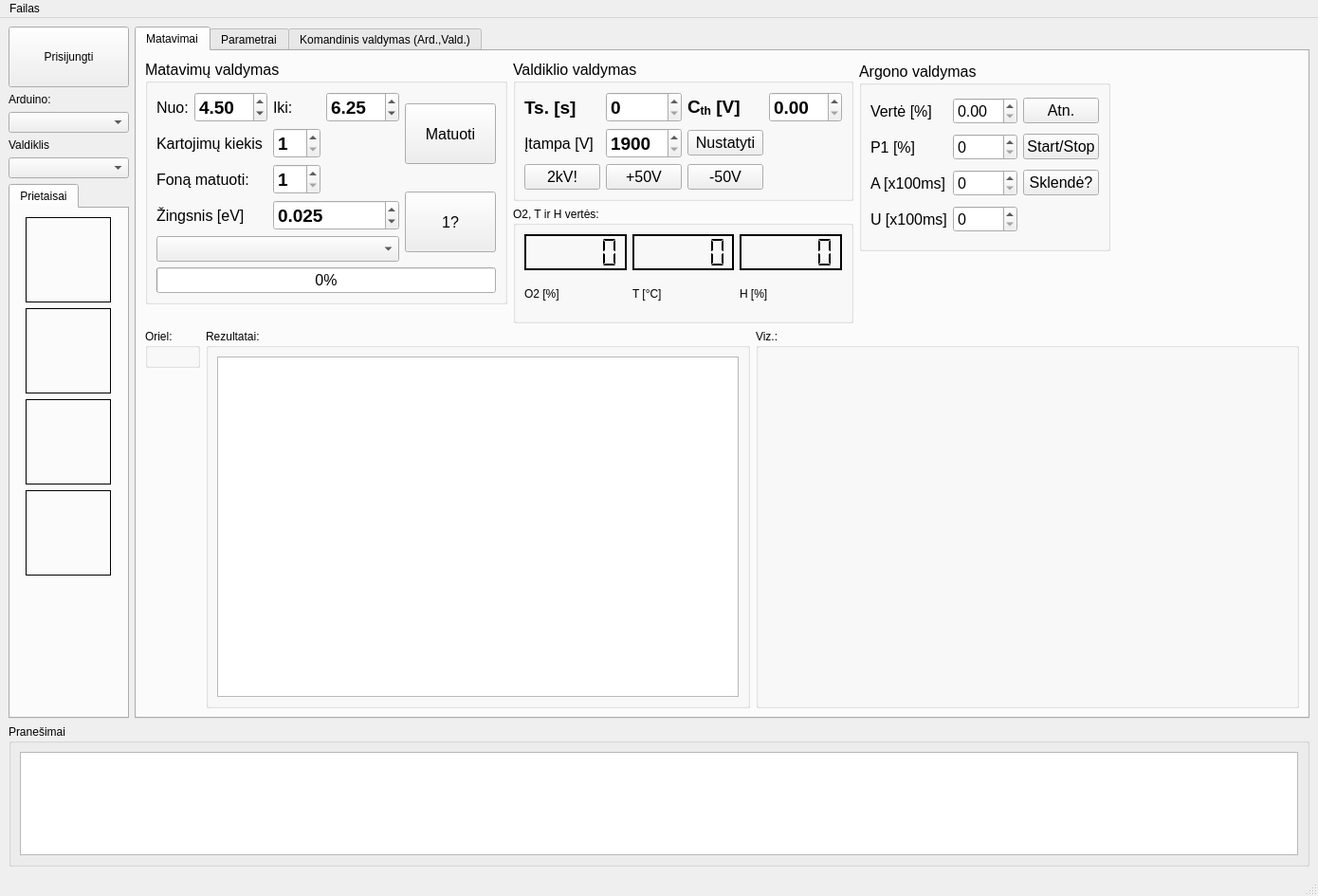
<?xml version="1.0" encoding="UTF-8"?>
<ui version="4.0">
 <class>IpMain</class>
 <widget class="QMainWindow" name="IpMain">
  <property name="geometry">
   <rect>
    <x>0</x>
    <y>0</y>
    <width>1390</width>
    <height>945</height>
   </rect>
  </property>
  <property name="windowTitle">
   <string>pyIP</string>
  </property>
  <property name="locale">
   <locale language="C" country="AnyCountry"/>
  </property>
  <widget class="QWidget" name="centralwidget">
   <layout class="QGridLayout" name="gridLayout_11">
    <item row="0" column="0">
     <layout class="QVBoxLayout" name="verticalLayout">
      <item>
       <widget class="QPushButton" name="connectBtn">
        <property name="minimumSize">
         <size>
          <width>100</width>
          <height>64</height>
         </size>
        </property>
        <property name="maximumSize">
         <size>
          <width>150</width>
          <height>64</height>
         </size>
        </property>
        <property name="text">
         <string>Prisijungti</string>
        </property>
       </widget>
      </item>
      <item>
       <widget class="QLabel" name="label">
        <property name="text">
         <string>Arduino:</string>
        </property>
       </widget>
      </item>
      <item>
       <widget class="QComboBox" name="arduinoSerialBox">
        <property name="maximumSize">
         <size>
          <width>150</width>
          <height>16777215</height>
         </size>
        </property>
       </widget>
      </item>
      <item>
       <widget class="QLabel" name="label_2">
        <property name="text">
         <string>Valdiklis</string>
        </property>
       </widget>
      </item>
      <item>
       <widget class="QComboBox" name="ucSerialBox">
        <property name="maximumSize">
         <size>
          <width>150</width>
          <height>16777215</height>
         </size>
        </property>
       </widget>
      </item>
      <item>
       <widget class="QTabWidget" name="statusTab">
        <property name="sizePolicy">
         <sizepolicy hsizetype="Fixed" vsizetype="Expanding">
          <horstretch>0</horstretch>
          <verstretch>0</verstretch>
         </sizepolicy>
        </property>
        <property name="maximumSize">
         <size>
          <width>150</width>
          <height>16777215</height>
         </size>
        </property>
        <property name="currentIndex">
         <number>0</number>
        </property>
        <widget class="QWidget" name="tab_2">
         <attribute name="title">
          <string>Prietaisai</string>
         </attribute>
         <layout class="QGridLayout" name="gridLayout">
          <item row="0" column="0">
           <widget class="QLabel" name="arduinoStatus">
            <property name="minimumSize">
             <size>
              <width>90</width>
              <height>90</height>
             </size>
            </property>
            <property name="maximumSize">
             <size>
              <width>90</width>
              <height>90</height>
             </size>
            </property>
            <property name="frameShape">
             <enum>QFrame::Box</enum>
            </property>
            <property name="text">
             <string/>
            </property>
           </widget>
          </item>
          <item row="1" column="0">
           <widget class="QLabel" name="orielStatus">
            <property name="minimumSize">
             <size>
              <width>90</width>
              <height>90</height>
             </size>
            </property>
            <property name="maximumSize">
             <size>
              <width>90</width>
              <height>90</height>
             </size>
            </property>
            <property name="frameShape">
             <enum>QFrame::Box</enum>
            </property>
            <property name="text">
             <string/>
            </property>
           </widget>
          </item>
          <item row="2" column="0">
           <widget class="QLabel" name="ucStatus">
            <property name="minimumSize">
             <size>
              <width>90</width>
              <height>90</height>
             </size>
            </property>
            <property name="maximumSize">
             <size>
              <width>90</width>
              <height>90</height>
             </size>
            </property>
            <property name="frameShape">
             <enum>QFrame::Box</enum>
            </property>
            <property name="text">
             <string/>
            </property>
           </widget>
          </item>
          <item row="3" column="0">
           <widget class="QLabel" name="mainStatus">
            <property name="minimumSize">
             <size>
              <width>90</width>
              <height>90</height>
             </size>
            </property>
            <property name="maximumSize">
             <size>
              <width>90</width>
              <height>90</height>
             </size>
            </property>
            <property name="frameShape">
             <enum>QFrame::Box</enum>
            </property>
            <property name="text">
             <string/>
            </property>
           </widget>
          </item>
          <item row="4" column="0">
           <spacer name="verticalSpacer">
            <property name="orientation">
             <enum>Qt::Vertical</enum>
            </property>
            <property name="sizeHint" stdset="0">
             <size>
              <width>20</width>
              <height>42</height>
             </size>
            </property>
           </spacer>
          </item>
         </layout>
        </widget>
       </widget>
      </item>
     </layout>
    </item>
    <item row="1" column="0" colspan="2">
     <widget class="QGroupBox" name="groupBox_5">
      <property name="sizePolicy">
       <sizepolicy hsizetype="Preferred" vsizetype="Fixed">
        <horstretch>0</horstretch>
        <verstretch>0</verstretch>
       </sizepolicy>
      </property>
      <property name="maximumSize">
       <size>
        <width>16777215</width>
        <height>150</height>
       </size>
      </property>
      <property name="title">
       <string>Pranešimai</string>
      </property>
      <layout class="QGridLayout" name="gridLayout_6">
       <item row="0" column="0">
        <widget class="QTextBrowser" name="responsesField"/>
       </item>
      </layout>
     </widget>
    </item>
    <item row="0" column="1">
     <widget class="QTabWidget" name="tabWidget">
      <property name="currentIndex">
       <number>0</number>
      </property>
      <widget class="QWidget" name="expTab">
       <attribute name="title">
        <string>Matavimai</string>
       </attribute>
       <layout class="QVBoxLayout" name="verticalLayout_2">
        <item>
         <layout class="QGridLayout" name="gridLayout_5">
          <property name="sizeConstraint">
           <enum>QLayout::SetMinimumSize</enum>
          </property>
          <item row="0" column="3" rowspan="2">
           <widget class="QWidget" name="saveWidget" native="true"/>
          </item>
          <item row="0" column="1">
           <widget class="QGroupBox" name="groupBox_2">
            <property name="sizePolicy">
             <sizepolicy hsizetype="Fixed" vsizetype="Fixed">
              <horstretch>0</horstretch>
              <verstretch>0</verstretch>
             </sizepolicy>
            </property>
            <property name="minimumSize">
             <size>
              <width>0</width>
              <height>165</height>
             </size>
            </property>
            <property name="font">
             <font>
              <pointsize>12</pointsize>
             </font>
            </property>
            <property name="title">
             <string>Valdiklio valdymas</string>
            </property>
            <layout class="QGridLayout" name="gridLayout_3">
             <property name="sizeConstraint">
              <enum>QLayout::SetMinimumSize</enum>
             </property>
             <item row="2" column="2">
              <widget class="QPushButton" name="minus50VBtn">
               <property name="text">
                <string>-50V</string>
               </property>
              </widget>
             </item>
             <item row="1" column="0">
              <widget class="QLabel" name="label_10">
               <property name="text">
                <string>Įtampa [V]</string>
               </property>
              </widget>
             </item>
             <item row="0" column="1">
              <widget class="QSpinBox" name="TsBox">
               <property name="font">
                <font>
                 <pointsize>14</pointsize>
                 <weight>75</weight>
                 <bold>true</bold>
                </font>
               </property>
              </widget>
             </item>
             <item row="1" column="1">
              <widget class="QSpinBox" name="uBox">
               <property name="font">
                <font>
                 <pointsize>14</pointsize>
                 <weight>75</weight>
                 <bold>true</bold>
                </font>
               </property>
               <property name="minimum">
                <number>1900</number>
               </property>
               <property name="maximum">
                <number>3500</number>
               </property>
               <property name="singleStep">
                <number>5</number>
               </property>
              </widget>
             </item>
             <item row="1" column="2">
              <widget class="QPushButton" name="setVoltageBtn">
               <property name="text">
                <string>Nustatyti</string>
               </property>
              </widget>
             </item>
             <item row="2" column="0">
              <widget class="QPushButton" name="set2kVBtn">
               <property name="text">
                <string>2kV!</string>
               </property>
              </widget>
             </item>
             <item row="0" column="3">
              <widget class="QDoubleSpinBox" name="cthBox">
               <property name="font">
                <font>
                 <pointsize>14</pointsize>
                 <weight>75</weight>
                 <bold>true</bold>
                </font>
               </property>
              </widget>
             </item>
             <item row="0" column="0">
              <widget class="QLabel" name="label_8">
               <property name="font">
                <font>
                 <pointsize>14</pointsize>
                 <weight>75</weight>
                 <bold>true</bold>
                </font>
               </property>
               <property name="text">
                <string>Ts. [s]</string>
               </property>
              </widget>
             </item>
             <item row="2" column="1">
              <widget class="QPushButton" name="plus50VBtn">
               <property name="text">
                <string>+50V</string>
               </property>
              </widget>
             </item>
             <item row="0" column="2">
              <widget class="QLabel" name="label_9">
               <property name="font">
                <font>
                 <pointsize>14</pointsize>
                 <weight>75</weight>
                 <bold>true</bold>
                </font>
               </property>
               <property name="text">
                <string>&lt;html&gt;&lt;head/&gt;&lt;body&gt;&lt;p&gt;C&lt;span style=&quot; vertical-align:sub;&quot;&gt;th&lt;/span&gt; [V]&lt;/p&gt;&lt;/body&gt;&lt;/html&gt;</string>
               </property>
               <property name="textFormat">
                <enum>Qt::MarkdownText</enum>
               </property>
              </widget>
             </item>
             <item row="1" column="3" rowspan="2">
              <spacer name="verticalSpacer_2">
               <property name="orientation">
                <enum>Qt::Vertical</enum>
               </property>
               <property name="sizeHint" stdset="0">
                <size>
                 <width>20</width>
                 <height>40</height>
                </size>
               </property>
              </spacer>
             </item>
            </layout>
           </widget>
          </item>
          <item row="0" column="2" rowspan="2">
           <widget class="QGroupBox" name="groupBox_3">
            <property name="sizePolicy">
             <sizepolicy hsizetype="Preferred" vsizetype="Fixed">
              <horstretch>0</horstretch>
              <verstretch>0</verstretch>
             </sizepolicy>
            </property>
            <property name="minimumSize">
             <size>
              <width>0</width>
              <height>200</height>
             </size>
            </property>
            <property name="font">
             <font>
              <pointsize>12</pointsize>
             </font>
            </property>
            <property name="title">
             <string>Argono valdymas</string>
            </property>
            <layout class="QGridLayout" name="gridLayout_4">
             <item row="1" column="0">
              <widget class="QLabel" name="label_12">
               <property name="text">
                <string>P1 [%]</string>
               </property>
              </widget>
             </item>
             <item row="0" column="1">
              <widget class="QDoubleSpinBox" name="gasValueBox">
               <property name="sizePolicy">
                <sizepolicy hsizetype="Fixed" vsizetype="Fixed">
                 <horstretch>0</horstretch>
                 <verstretch>0</verstretch>
                </sizepolicy>
               </property>
              </widget>
             </item>
             <item row="3" column="1">
              <widget class="QSpinBox" name="s1Box"/>
             </item>
             <item row="1" column="1">
              <widget class="QSpinBox" name="gasP1Box"/>
             </item>
             <item row="4" column="1">
              <widget class="QSpinBox" name="delayS1Box"/>
             </item>
             <item row="4" column="0">
              <widget class="QLabel" name="label_14">
               <property name="text">
                <string>U [x100ms]</string>
               </property>
              </widget>
             </item>
             <item row="0" column="0">
              <widget class="QLabel" name="label_11">
               <property name="sizePolicy">
                <sizepolicy hsizetype="Fixed" vsizetype="Preferred">
                 <horstretch>0</horstretch>
                 <verstretch>0</verstretch>
                </sizepolicy>
               </property>
               <property name="text">
                <string>Vertė [%]</string>
               </property>
              </widget>
             </item>
             <item row="0" column="2">
              <widget class="QPushButton" name="renewArduinoBtn">
               <property name="sizePolicy">
                <sizepolicy hsizetype="Fixed" vsizetype="Fixed">
                 <horstretch>0</horstretch>
                 <verstretch>0</verstretch>
                </sizepolicy>
               </property>
               <property name="text">
                <string>Atn.</string>
               </property>
              </widget>
             </item>
             <item row="3" column="2">
              <widget class="QPushButton" name="shutterGassBtn">
               <property name="text">
                <string>Sklendė?</string>
               </property>
              </widget>
             </item>
             <item row="3" column="0">
              <widget class="QLabel" name="label_13">
               <property name="text">
                <string>A [x100ms]</string>
               </property>
              </widget>
             </item>
             <item row="1" column="2">
              <widget class="QPushButton" name="startStopArduino">
               <property name="text">
                <string>Start/Stop</string>
               </property>
              </widget>
             </item>
            </layout>
           </widget>
          </item>
          <item row="0" column="0" rowspan="3">
           <widget class="QGroupBox" name="groupBox">
            <property name="sizePolicy">
             <sizepolicy hsizetype="Fixed" vsizetype="Fixed">
              <horstretch>0</horstretch>
              <verstretch>0</verstretch>
             </sizepolicy>
            </property>
            <property name="font">
             <font>
              <pointsize>12</pointsize>
             </font>
            </property>
            <property name="title">
             <string>Matavimų valdymas</string>
            </property>
            <layout class="QGridLayout" name="gridLayout_2">
             <item row="1" column="0" colspan="2">
              <widget class="QLabel" name="label_6">
               <property name="text">
                <string>Kartojimų kiekis</string>
               </property>
              </widget>
             </item>
             <item row="4" column="2" colspan="2">
              <widget class="QDoubleSpinBox" name="stepEVBox">
               <property name="font">
                <font>
                 <pointsize>14</pointsize>
                 <weight>75</weight>
                 <bold>true</bold>
                </font>
               </property>
               <property name="decimals">
                <number>3</number>
               </property>
               <property name="singleStep">
                <double>0.005000000000000</double>
               </property>
               <property name="value">
                <double>0.025000000000000</double>
               </property>
              </widget>
             </item>
             <item row="2" column="0" rowspan="2" colspan="2">
              <widget class="QLabel" name="label_5">
               <property name="text">
                <string>Foną matuoti:</string>
               </property>
              </widget>
             </item>
             <item row="0" column="1">
              <widget class="QDoubleSpinBox" name="startEVBox">
               <property name="font">
                <font>
                 <pointsize>14</pointsize>
                 <weight>75</weight>
                 <bold>true</bold>
                </font>
               </property>
               <property name="singleStep">
                <double>0.050000000000000</double>
               </property>
               <property name="value">
                <double>4.500000000000000</double>
               </property>
              </widget>
             </item>
             <item row="3" column="4" rowspan="3">
              <widget class="QPushButton" name="oneBtn">
               <property name="minimumSize">
                <size>
                 <width>64</width>
                 <height>64</height>
                </size>
               </property>
               <property name="text">
                <string>1?</string>
               </property>
              </widget>
             </item>
             <item row="0" column="4" rowspan="3">
              <widget class="QPushButton" name="doBtn">
               <property name="minimumSize">
                <size>
                 <width>96</width>
                 <height>64</height>
                </size>
               </property>
               <property name="text">
                <string>Matuoti</string>
               </property>
              </widget>
             </item>
             <item row="0" column="0">
              <widget class="QLabel" name="label_3">
               <property name="text">
                <string>Nuo:</string>
               </property>
              </widget>
             </item>
             <item row="0" column="2">
              <widget class="QLabel" name="label_4">
               <property name="text">
                <string>Iki:</string>
               </property>
              </widget>
             </item>
             <item row="5" column="0" colspan="4">
              <widget class="QComboBox" name="expStyleComboBox"/>
             </item>
             <item row="0" column="3">
              <widget class="QDoubleSpinBox" name="stopEVBox">
               <property name="font">
                <font>
                 <pointsize>14</pointsize>
                 <weight>75</weight>
                 <bold>true</bold>
                </font>
               </property>
               <property name="singleStep">
                <double>0.050000000000000</double>
               </property>
               <property name="value">
                <double>6.250000000000000</double>
               </property>
              </widget>
             </item>
             <item row="1" column="2">
              <widget class="QSpinBox" name="repeatBox">
               <property name="font">
                <font>
                 <pointsize>14</pointsize>
                 <weight>75</weight>
                 <bold>true</bold>
                </font>
               </property>
               <property name="minimum">
                <number>1</number>
               </property>
               <property name="value">
                <number>1</number>
               </property>
              </widget>
             </item>
             <item row="2" column="2" rowspan="2">
              <widget class="QSpinBox" name="darkCounterBox">
               <property name="font">
                <font>
                 <pointsize>14</pointsize>
                 <weight>75</weight>
                 <bold>true</bold>
                </font>
               </property>
               <property name="minimum">
                <number>1</number>
               </property>
               <property name="value">
                <number>1</number>
               </property>
              </widget>
             </item>
             <item row="4" column="0" colspan="2">
              <widget class="QLabel" name="label_7">
               <property name="text">
                <string>Žingsnis [eV]</string>
               </property>
              </widget>
             </item>
             <item row="6" column="0" colspan="5">
              <widget class="QProgressBar" name="expProgressBar">
               <property name="value">
                <number>0</number>
               </property>
              </widget>
             </item>
            </layout>
           </widget>
          </item>
          <item row="2" column="2">
           <spacer name="verticalSpacer_5">
            <property name="orientation">
             <enum>Qt::Vertical</enum>
            </property>
            <property name="sizeType">
             <enum>QSizePolicy::Fixed</enum>
            </property>
            <property name="sizeHint" stdset="0">
             <size>
              <width>20</width>
              <height>40</height>
             </size>
            </property>
           </spacer>
          </item>
          <item row="3" column="2" colspan="2">
           <widget class="QLabel" name="statusLabel">
            <property name="text">
             <string/>
            </property>
           </widget>
          </item>
          <item row="1" column="1" rowspan="3">
           <widget class="QGroupBox" name="groupBox_10">
            <property name="title">
             <string>O2, T ir H vertės:</string>
            </property>
            <layout class="QGridLayout" name="gridLayout_15">
             <item row="0" column="0">
              <widget class="QLCDNumber" name="lcdO2">
               <property name="font">
                <font>
                 <pointsize>14</pointsize>
                 <weight>75</weight>
                 <bold>true</bold>
                </font>
               </property>
               <property name="frameShadow">
                <enum>QFrame::Plain</enum>
               </property>
               <property name="lineWidth">
                <number>2</number>
               </property>
               <property name="smallDecimalPoint">
                <bool>true</bool>
               </property>
               <property name="digitCount">
                <number>5</number>
               </property>
               <property name="segmentStyle">
                <enum>QLCDNumber::Flat</enum>
               </property>
              </widget>
             </item>
             <item row="0" column="1">
              <widget class="QLCDNumber" name="lcdT">
               <property name="font">
                <font>
                 <pointsize>14</pointsize>
                 <weight>75</weight>
                 <bold>true</bold>
                </font>
               </property>
               <property name="frameShadow">
                <enum>QFrame::Plain</enum>
               </property>
               <property name="lineWidth">
                <number>2</number>
               </property>
               <property name="smallDecimalPoint">
                <bool>true</bool>
               </property>
               <property name="digitCount">
                <number>5</number>
               </property>
               <property name="segmentStyle">
                <enum>QLCDNumber::Flat</enum>
               </property>
              </widget>
             </item>
             <item row="0" column="2">
              <widget class="QLCDNumber" name="lcdH">
               <property name="font">
                <font>
                 <pointsize>14</pointsize>
                 <weight>75</weight>
                 <bold>true</bold>
                </font>
               </property>
               <property name="frameShadow">
                <enum>QFrame::Plain</enum>
               </property>
               <property name="lineWidth">
                <number>2</number>
               </property>
               <property name="smallDecimalPoint">
                <bool>true</bool>
               </property>
               <property name="digitCount">
                <number>5</number>
               </property>
               <property name="segmentStyle">
                <enum>QLCDNumber::Flat</enum>
               </property>
              </widget>
             </item>
             <item row="1" column="0">
              <widget class="QLabel" name="label_15">
               <property name="text">
                <string>O2 [%]</string>
               </property>
              </widget>
             </item>
             <item row="1" column="1">
              <widget class="QLabel" name="label_16">
               <property name="text">
                <string>T [°C]</string>
               </property>
              </widget>
             </item>
             <item row="1" column="2">
              <widget class="QLabel" name="label_17">
               <property name="text">
                <string>H [%]</string>
               </property>
              </widget>
             </item>
            </layout>
           </widget>
          </item>
         </layout>
        </item>
        <item>
         <layout class="QGridLayout" name="gridLayout_9">
          <item row="0" column="0">
           <widget class="QGroupBox" name="groupBox_6">
            <property name="title">
             <string>Oriel:</string>
            </property>
            <layout class="QGridLayout" name="gridLayout_7">
             <item row="0" column="0">
              <widget class="QWidget" name="orielTab" native="true"/>
             </item>
            </layout>
           </widget>
          </item>
          <item row="0" column="1" rowspan="2">
           <widget class="QGroupBox" name="groupBox_7">
            <property name="title">
             <string>Rezultatai:</string>
            </property>
            <layout class="QGridLayout" name="gridLayout_10">
             <item row="0" column="0">
              <widget class="QPlainTextEdit" name="experimentOutputEdit"/>
             </item>
            </layout>
           </widget>
          </item>
          <item row="0" column="2" rowspan="2">
           <widget class="QGroupBox" name="groupBox_4">
            <property name="sizePolicy">
             <sizepolicy hsizetype="Expanding" vsizetype="Preferred">
              <horstretch>0</horstretch>
              <verstretch>0</verstretch>
             </sizepolicy>
            </property>
            <property name="title">
             <string>Viz.:</string>
            </property>
            <layout class="QGridLayout" name="gridLayout_8">
             <item row="0" column="0">
              <widget class="PlotWidget" name="plotWidget" native="true"/>
             </item>
            </layout>
           </widget>
          </item>
          <item row="1" column="0">
           <spacer name="verticalSpacer_3">
            <property name="orientation">
             <enum>Qt::Vertical</enum>
            </property>
            <property name="sizeHint" stdset="0">
             <size>
              <width>20</width>
              <height>108</height>
             </size>
            </property>
           </spacer>
          </item>
         </layout>
        </item>
       </layout>
      </widget>
      <widget class="QWidget" name="paramsTab">
       <attribute name="title">
        <string>Parametrai</string>
       </attribute>
       <layout class="QHBoxLayout" name="horizontalLayout">
        <item>
         <widget class="QGroupBox" name="groupBox_8">
          <property name="title">
           <string>Parametrai, kurių dažnai keisti nereikia, aprašyti INI faile</string>
          </property>
          <layout class="QGridLayout" name="gridLayout_12">
           <item row="0" column="1">
            <widget class="QPushButton" name="saveParamsBtn">
             <property name="text">
              <string>Išsaugoti</string>
             </property>
            </widget>
           </item>
           <item row="1" column="1">
            <widget class="QPushButton" name="reloadParamsBtn">
             <property name="text">
              <string>Atnaujinti</string>
             </property>
            </widget>
           </item>
           <item row="2" column="1">
            <spacer name="verticalSpacer_6">
             <property name="orientation">
              <enum>Qt::Vertical</enum>
             </property>
             <property name="sizeHint" stdset="0">
              <size>
               <width>20</width>
               <height>497</height>
              </size>
             </property>
            </spacer>
           </item>
           <item row="3" column="1">
            <widget class="QPushButton" name="pushButton_10">
             <property name="text">
              <string>Pradiniai</string>
             </property>
            </widget>
           </item>
           <item row="0" column="0" rowspan="4">
            <widget class="QPlainTextEdit" name="parametersEdit"/>
           </item>
          </layout>
         </widget>
        </item>
       </layout>
      </widget>
      <widget class="QWidget" name="tab">
       <attribute name="title">
        <string>Komandinis valdymas (Ard.,Vald.)</string>
       </attribute>
       <layout class="QGridLayout" name="gridLayout_14">
        <item row="0" column="0">
         <widget class="QPushButton" name="sendToUCBtn">
          <property name="text">
           <string>UC:</string>
          </property>
         </widget>
        </item>
        <item row="0" column="1">
         <widget class="QLineEdit" name="cmdUCEdit"/>
        </item>
        <item row="0" column="2">
         <spacer name="horizontalSpacer">
          <property name="orientation">
           <enum>Qt::Horizontal</enum>
          </property>
          <property name="sizeHint" stdset="0">
           <size>
            <width>748</width>
            <height>20</height>
           </size>
          </property>
         </spacer>
        </item>
        <item row="1" column="0">
         <widget class="QPushButton" name="pushButton">
          <property name="text">
           <string>ARDUINO:</string>
          </property>
         </widget>
        </item>
        <item row="1" column="1">
         <widget class="QLineEdit" name="ardCmdEdit"/>
        </item>
        <item row="1" column="2">
         <spacer name="horizontalSpacer_2">
          <property name="orientation">
           <enum>Qt::Horizontal</enum>
          </property>
          <property name="sizeHint" stdset="0">
           <size>
            <width>748</width>
            <height>20</height>
           </size>
          </property>
         </spacer>
        </item>
        <item row="2" column="0" colspan="3">
         <widget class="QGroupBox" name="groupBox_9">
          <property name="title">
           <string>Išvestis:</string>
          </property>
          <layout class="QGridLayout" name="gridLayout_13">
           <item row="0" column="0">
            <widget class="QPlainTextEdit" name="cmdsResponses"/>
           </item>
          </layout>
         </widget>
        </item>
        <item row="3" column="2">
         <spacer name="verticalSpacer_7">
          <property name="orientation">
           <enum>Qt::Vertical</enum>
          </property>
          <property name="sizeHint" stdset="0">
           <size>
            <width>20</width>
            <height>308</height>
           </size>
          </property>
         </spacer>
        </item>
       </layout>
      </widget>
     </widget>
    </item>
   </layout>
  </widget>
  <widget class="QMenuBar" name="menubar">
   <property name="geometry">
    <rect>
     <x>0</x>
     <y>0</y>
     <width>1390</width>
     <height>27</height>
    </rect>
   </property>
   <widget class="QMenu" name="menuFailas">
    <property name="title">
     <string>Failas</string>
    </property>
    <addaction name="actionU_daryti"/>
   </widget>
   <addaction name="menuFailas"/>
  </widget>
  <widget class="QStatusBar" name="statusbar"/>
  <action name="actionU_daryti">
   <property name="text">
    <string>Uždaryti</string>
   </property>
  </action>
 </widget>
 <customwidgets>
  <customwidget>
   <class>PlotWidget</class>
   <extends>QWidget</extends>
   <header>pyqtgraph</header>
   <container>1</container>
  </customwidget>
 </customwidgets>
 <resources/>
 <connections/>
</ui>
